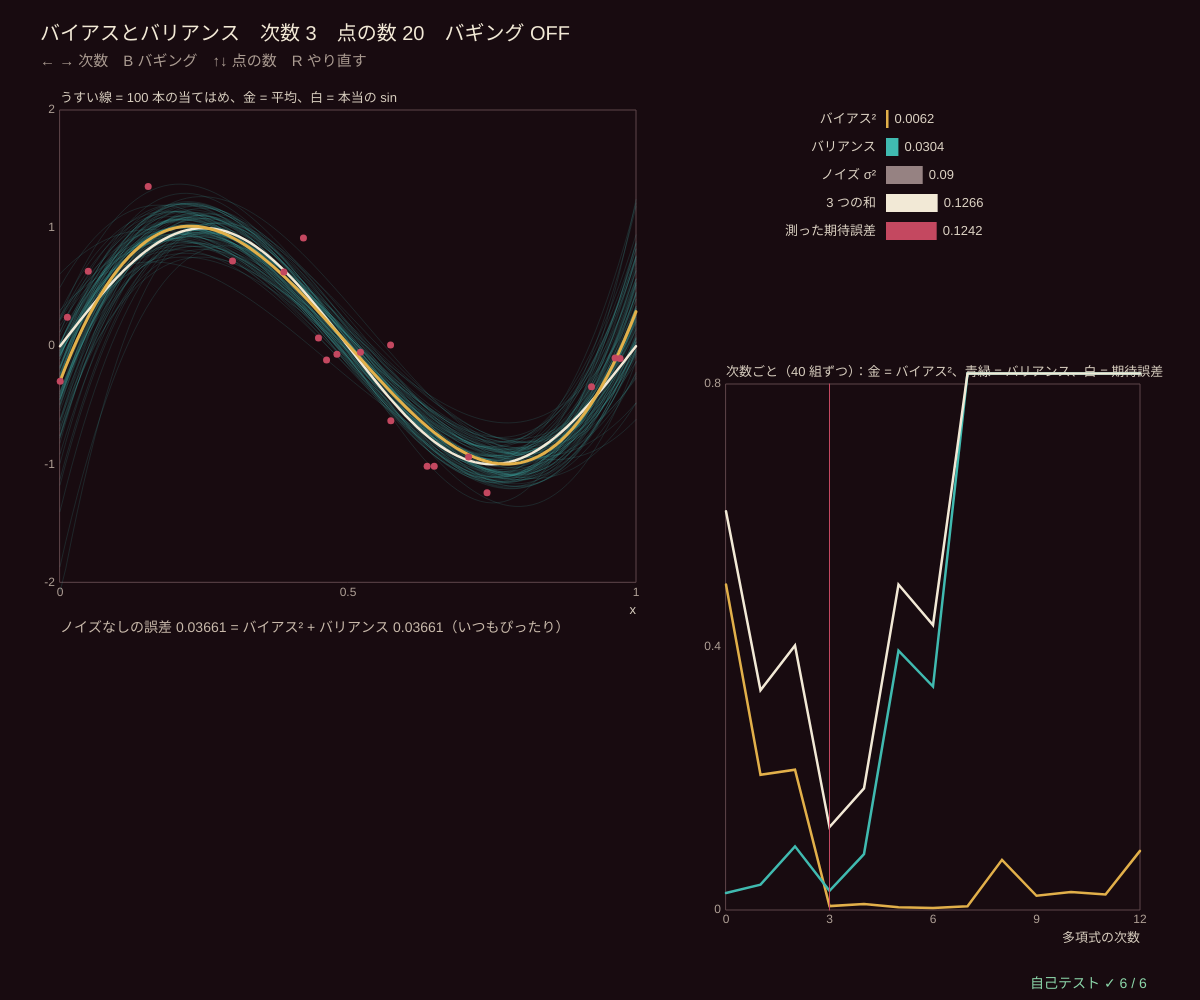
Frame 1 (no input)
Frame 60 (no input): identical to frame 1, image omitted
Frame 120 (the mouse pressed at the canvas centre since frame 60): identical to frame 1, image omitted

The p5.js sketch that drew this single still picture (run headless with seeded random() and noise() and a simulated clock; from frame 60 on, the mouse is pressed at the canvas centre):

// p5.js sketch
// ── sketch.js
// ============================================
// 02 バイアスとバリアンス ─ sin の曲線 + ノイズから訓練データを 100 回作り直し、そのたびに多項式をあてはめる
// うすい線 = 100 本の当てはめ、金 = その平均、白 = 本当の曲線。期待誤差 = バイアス² + バリアンス + ノイズ
//   バイアス² = 平均の曲線と本当の曲線のずれ、バリアンス = 100 本のばらつき、ノイズ = σ²（どんなモデルでも消せない）
//   次数が低いとバイアスが大きく、高いとバリアンスが大きい。B でバギング（ブートストラップ 25 回の平均）を重ねる
//   バギングが効くのは「不安定な」モデル（次数 11〜12）。安定なモデルではかえって悪くなることも（深い木の例は series62/08）
// ← → 多項式の次数 / B バギング / ↑↓ 点の数 / R やり直す
// ============================================

const M_SETS = 100, B_BAG = 25, NOISE_SD = 0.3, RIDGE = 1e-3;   // ★ 訓練データを作る回数、バギングの回数、ノイズ、ごく小さな正則化
let deg = 3, nPts = 20, bagOn = false, seedD = 1;             // ★ deg = 多項式の次数、nPts = 1 回の点の数
const GX = Array.from({ length: 101 }, (_, i) => i / 100);    // 誤差を測る x（0〜1 を 100 等分）
let sets = [], degStats = [], degWork = 0;
function ftrue(x) { return Math.sin(2 * Math.PI * x); }        // ★ 本当の関数

function setup() { createCanvas(windowWidth, windowHeight); textWrap(CHAR); pixelDensity(1); selfTest(); restart(); }
function restart() { sets = []; degStats = []; degWork = 0; }
// ★ 訓練データを 1 組作って当てはめる（bag = true ならバギングも）。testNoise = 誤差を測るための新しいノイズ
function makeSet(k, d, n, bag) {
  seedRng(seedD * 100003 + k * 7 + n);
  let xs = [], ys = [];
  for (let i = 0; i < n; i++) { let x = rnd(); xs.push(x); ys.push(ftrue(x) + NOISE_SD * rndGauss()); }
  let f = polyFit(xs, ys, d, RIDGE), s = { xs, ys, fit: GX.map((x) => polyEval(f, x)), testNoise: GX.map(() => NOISE_SD * rndGauss()), bag: null };
  if (bag) {
    s.bag = GX.map(() => 0);
    for (let b = 0; b < B_BAG; b++) {
      let bx = [], by = [];
      for (let i = 0; i < n; i++) { let j = Math.floor(rnd() * n); bx.push(xs[j]); by.push(ys[j]); }
      let g = polyFit(bx, by, d, RIDGE); GX.forEach((x, q) => (s.bag[q] += polyEval(g, x) / B_BAG));
    }
  }
  return s;
}
// ★ バイアス²・バリアンス・期待誤差（F = 当てはめの列、それぞれ GX の上の値）
function bvStats(F, noiseArr) {
  let M = F.length, mean = GX.map((_, q) => { let s = 0; for (let f of F) s += f[q]; return s / M; }), b2 = 0, v = 0, mse = 0, mseNF = 0;
  GX.forEach((x, q) => { b2 += (mean[q] - ftrue(x)) ** 2; for (let m = 0; m < M; m++) { v += (F[m][q] - mean[q]) ** 2; mseNF += (F[m][q] - ftrue(x)) ** 2; if (noiseArr) mse += (F[m][q] - ftrue(x) - noiseArr[m][q]) ** 2; } });
  let G = GX.length; return { mean, b2: b2 / G, v: v / (G * M), mseNF: mseNF / (G * M), mse: mse / (G * M) };
}

function draw() {
  background(...BG_COL);
  let t0 = performance.now();               // 1 フレームに 6 ミリ秒だけ計算（画面は止まらない）
  while (sets.length < M_SETS && performance.now() - t0 < 6) sets.push(makeSet(sets.length, deg, nPts, bagOn));
  while (sets.length >= M_SETS && degWork <= 12 && performance.now() - t0 < 6) {   // 次数ごとの比較（裏で 40 組ずつ）
    let F = [], nz = []; for (let k = 0; k < 40; k++) { let s = makeSet(k, degWork, nPts, false); F.push(s.fit); nz.push(s.testNoise); }
    degStats[degWork] = bvStats(F, nz); degWork++;
  }
  let st = sets.length ? bvStats(sets.map((s) => s.fit), sets.map((s) => s.testNoise)) : null;
  let sb = bagOn && sets.length && sets[0].bag ? bvStats(sets.map((s) => s.bag), sets.map((s) => s.testNoise)) : null;
  // ---- 左：当てはめの束
  let side = Math.min(height - 190, width * 0.48), g = { x: 60, y: 110, w: side, h: side * 0.82, x0: 0, x1: 1, y0: -2, y1: 2 };
  plotAxes(g, 'x', 'うすい線 = ' + sets.length + ' 本の当てはめ、金 = 平均、白 = 本当の sin' + (bagOn ? '、青緑 = バギングの平均' : ''), [0, 0.5, 1], [-2, -1, 0, 1, 2]);
  strokeWeight(1); stroke(...TEAL, bagOn ? 18 : 40);
  for (let s of sets) polyline(GX.map((x, q) => [gX(g, x), gY(g, s.fit[q])]));
  if (sb) { stroke(...TEAL, 30); for (let s of sets) polyline(GX.map((x, q) => [gX(g, x), gY(g, s.bag[q])])); }
  stroke(...INK); strokeWeight(2.5); polyline(GX.map((x) => [gX(g, x), gY(g, ftrue(x))]));
  if (st) { stroke(...GOLD); strokeWeight(3); polyline(GX.map((x, q) => [gX(g, x), gY(g, st.mean[q])])); }
  if (sb) { stroke(...TEAL); strokeWeight(3); drawingContext.setLineDash([7, 5]); polyline(GX.map((x, q) => [gX(g, x), gY(g, sb.mean[q])])); drawingContext.setLineDash([]); }
  if (sets.length) { noStroke(); fill(...WINE); sets[0].xs.forEach((x, i) => circle(gX(g, x), gY(g, sets[0].ys[i]), 7)); }
  // ---- 右上：棒グラフ（バイアス² + バリアンス + ノイズ と 測った期待誤差）
  let rx = g.x + g.w + 90, rw = width - rx - 40;
  if (st) {
    let rows = [['バイアス²', st.b2, GOLD], ['バリアンス', st.v, TEAL], ['ノイズ σ²', NOISE_SD ** 2, [150, 130, 130]], ['3 つの和', st.b2 + st.v + NOISE_SD ** 2, INK], ['測った期待誤差', st.mse, WINE]];
    if (sb) rows.push(['バギング：バイアス²', sb.b2, GOLD], ['バギング：バリアンス', sb.v, TEAL], ['バギング：期待誤差', sb.mse, WINE]);
    let top = Math.max(0.5, ...rows.map((r) => r[1])), bw = (rw - 230) / top;
    rows.forEach(([nm, v, c], k) => {
      let yy = 110 + 28 * k; noStroke(); fill(...c); rect(rx + 160, yy, Math.max(1, Math.min(rw - 230, v * bw)), 18);
      fill(220, 210, 195); textSize(13); textAlign(RIGHT, CENTER); text(nm, rx + 150, yy + 9); textAlign(LEFT, CENTER); text(fmtNum(v, 4), rx + 166 + Math.min(rw - 230, v * bw), yy + 9);
    });
  }
  // ---- 右下：次数とバイアス²・バリアンス
  let g2 = { x: rx, y: 110 + 28 * 8 + 50, w: rw - 20, h: Math.max(80, height - 110 - 28 * 8 - 140), x0: 0, x1: 12, y0: 0, y1: 0.8 };
  plotAxes(g2, '多項式の次数', '次数ごと（40 組ずつ）：金 = バイアス²、青緑 = バリアンス、白 = 期待誤差', [0, 3, 6, 9, 12], [0, 0.4, 0.8]);
  let dd = degStats.map((s, d) => [d, s]);
  stroke(...GOLD); strokeWeight(2.5); polyline(dd.map(([d, s]) => [gX(g2, d), gY(g2, s.b2)]));
  stroke(...TEAL); polyline(dd.map(([d, s]) => [gX(g2, d), gY(g2, s.v)]));
  stroke(...INK); polyline(dd.map(([d, s]) => [gX(g2, d), gY(g2, s.mse)]));
  stroke(...WINE); strokeWeight(1); line(gX(g2, deg), g2.y, gX(g2, deg), g2.y + g2.h);
  // ---- 文字
  noStroke(); fill(...INK); textSize(20); textAlign(LEFT, BASELINE);
  text('バイアスとバリアンス　次数 ' + deg + '　点の数 ' + nPts + '　' + (bagOn ? 'バギング ON（' + B_BAG + ' 回の平均）' : 'バギング OFF'), 40, 40);
  fill(170, 155, 145); textSize(15); text('← → 次数　B バギング　↑↓ 点の数　R やり直す', 40, 66);
  if (st) { fill(200, 185, 170); textSize(14); text('ノイズなしの誤差 ' + fmtNum(st.mseNF, 5) + ' = バイアス² + バリアンス ' + fmtNum(st.b2 + st.v, 5) + '（いつもぴったり）', g.x, g.y + g.h + 50); }
  drawSelfTest(width - 170, height - 12);
}
function keyPressed() {
  if (key === RIGHT_ARROW) { deg = Math.min(12, deg + 1); sets = []; }
  if (key === LEFT_ARROW) { deg = Math.max(0, deg - 1); sets = []; }
  if (key === UP_ARROW) { nPts = Math.min(60, nPts + 5); restart(); }
  if (key === DOWN_ARROW) { nPts = Math.max(15, nPts - 5); restart(); }
  if (key === 'b' || key === 'B') { bagOn = !bagOn; sets = []; }
  if (key === 'r' || key === 'R') { seedD++; restart(); }
  return false;
}

// ---- 自己テスト
function selfTest() {
  selfTestResults = [];
  let F = [], nz = [];
  for (let k = 0; k < 60; k++) { let s = makeSet(k, 5, 20, false); F.push(s.fit); nz.push(s.testNoise); }
  let s5 = bvStats(F, nz);
  check('ノイズなしの誤差 = バイアス² + バリアンス（次数 5、60 組、1e-9 の恒等式）', near(s5.mseNF, s5.b2 + s5.v, 1e-9));
  check('バイアス² + バリアンス + σ² ' + fmtNum(s5.b2 + s5.v + 0.09, 4) + ' ≈ 新しいノイズで測った期待誤差 ' + fmtNum(s5.mse, 4) + '（8% 以内）', Math.abs(s5.mse / (s5.b2 + s5.v + 0.09) - 1) < 0.08);
  let Fs = [], Fb = [];
  for (let k = 0; k < 60; k++) { let s = makeSet(k, 12, 20, true); Fs.push(s.fit); Fb.push(s.bag); }
  let a = bvStats(Fs), b = bvStats(Fb);
  check('次数 12・20 点（不安定）：バギングでバリアンス ' + fmtNum(a.v, 3) + ' → ' + fmtNum(b.v, 3) + '（半分未満）', b.v < 0.5 * a.v);
  let F0 = []; for (let k = 0; k < 60; k++) F0.push(makeSet(k, 0, 20, false).fit);
  check('次数 0（定数）：バイアス² ≈ sin² の平均 ≈ 0.5（' + fmtNum(bvStats(F0).b2, 3) + '）', Math.abs(bvStats(F0).b2 - 0.495) < 0.03);
  let s0 = makeSet(3, 0, 20, false), mono = true, prev = Infinity;
  for (let d = 0; d <= 12; d++) { let f = polyFit(s0.xs, s0.ys, d, RIDGE), e = meanOf(s0.xs.map((x, i) => (polyEval(f, x) - s0.ys[i]) ** 2)); if (e > prev + 1e-3) mono = false; prev = e; }
  check('同じ訓練データなら、次数を上げるほど訓練誤差は下がる（0〜12）', mono);
  let xs = [0.1, 0.3, 0.45, 0.6, 0.8, 0.95], cub = (x) => 2 * x ** 3 - x + 0.5, fc = polyFit(xs, xs.map(cub), 3, 0);
  check('ノイズのない 3 次式は次数 3 でぴったり当たる（チェビシェフ多項式の最小 2 乗法）', [0, 0.37, 1].every((x) => near(polyEval(fc, x), cub(x), 1e-9)));
  reportSelfTest();
}

// ---------- やってみよう ----------
// 1. ← → で次数を 0 から 12 まで動かそう。うすい線の束が「細くずれている」→「太くまとまって合っている」→「暴れる」
// 2. 右下のグラフで期待誤差（白）がいちばん小さい次数は？ ↑↓ で点の数を増やすと、その次数はどう変わる？
// 3. 次数 12 で B を押そう。バギングの平均（青緑の点線）はおとなしくなる。次数 6 だと？（バリアンスが増えることも）
// 4. NOISE_SD を 0 にすると、ノイズの棒は消える。バイアスとバリアンスは？
// 5. 03 で「平均してもばらつきが消えないとき」を調べる。バギングの木どうしは似ている（相関がある）

// ==================================================
// ここから下は「アンサンブル学習の道具」（中身は読まなくても OK。消さないでね）
// ==================================================
// ---- 小さな道具：はさむ・合計・平均・いちばん大きい番号・数の表示
function clampv(v, a, b) { return v < a ? a : v > b ? b : v !== v ? a : v; }     // NaN なら a に戻す
function sumArr(a) { let s = 0; for (let v of a) s += v; return s; }
function meanOf(a) { return a.length ? sumArr(a) / a.length : 0; }
function varOf(a) { let m = meanOf(a), s = 0; for (let v of a) s += (v - m) * (v - m); return a.length ? s / a.length : 0; }   // ÷n の分散
function argMaxArr(a) { let b = 0; for (let i = 1; i < a.length; i++) if (a[i] > a[b]) b = i; return b; }   // 同点なら小さい番号
function sigm(z) { return 1 / (1 + Math.exp(-clampv(z, -40, 40))); }
function fmtNum(v, d) { if (typeof v !== 'number' || !isFinite(v)) return '?'; let s = (+v.toFixed(d === undefined ? 2 : d)).toString(); return s === '-0' ? '0' : s; }
function pctStr(v) { return fmtNum(100 * v, 1) + '%'; }
// ---- 種つきの乱数（同じ種なら毎回同じ列）
let rngState = 1;
function seedRng(s) { rngState = (s >>> 0) || 1; }
function rnd() {                       // 0〜1 の一様乱数（mulberry32）
  rngState = (rngState + 0x6d2b79f5) >>> 0;
  let t = rngState;
  t = Math.imul(t ^ (t >>> 15), t | 1);
  t ^= t + Math.imul(t ^ (t >>> 7), t | 61);
  return ((t ^ (t >>> 14)) >>> 0) / 4294967296;
}
function rndInt(a, b) { return a + Math.floor(rnd() * (b - a + 1)); }
function rndGauss() { let u = Math.max(1e-12, rnd()), v = rnd(); return Math.sqrt(-2 * Math.log(u)) * Math.cos(2 * Math.PI * v); }   // 標準正規分布
function shuffleArr(a) { for (let i = a.length - 1; i > 0; i--) { let j = Math.floor(rnd() * (i + 1)); [a[i], a[j]] = [a[j], a[i]]; } return a; }
// ---- 連立 1 次方程式 A w = b（部分ピボットつきのガウスの消去法）。ridge = 対角に足す小さな数（解けないのを防ぐ）
function solveLin(A, b, ridge) {
  let n = b.length, M = A.map((r, i) => r.slice().concat([b[i]]));
  for (let i = 0; i < n; i++) M[i][i] += ridge || 0;
  for (let c = 0; c < n; c++) {
    let p = c; for (let r = c + 1; r < n; r++) if (Math.abs(M[r][c]) > Math.abs(M[p][c])) p = r;
    if (Math.abs(M[p][c]) < 1e-14) continue;
    [M[c], M[p]] = [M[p], M[c]];
    for (let r = 0; r < n; r++) if (r !== c) { let f = M[r][c] / M[c][c]; if (f !== 0) for (let k = c; k <= n; k++) M[r][k] -= f * M[c][k]; }
  }
  return M.map((r, i) => (Math.abs(r[i]) < 1e-14 ? 0 : r[n] / r[i]));
}
// ---- 多項式の最小 2 乗法。x ∈ [0, 1] を [−1, 1] に直し、チェビシェフ多項式 T0, T1, … を特徴量にする（次数が高くても計算が安定）
function chebFeat(x, deg) { let t = 2 * x - 1, f = [1]; if (deg >= 1) f.push(t); for (let k = 2; k <= deg; k++) f.push(2 * t * f[k - 1] - f[k - 2]); return f; }
function polyFit(xs, ys, deg, ridge) {   // (ΦᵀΦ + λI) c = Φᵀy
  let d = deg + 1, A = Array.from({ length: d }, () => new Array(d).fill(0)), b = new Array(d).fill(0);
  for (let i = 0; i < xs.length; i++) { let f = chebFeat(xs[i], deg); for (let p = 0; p < d; p++) { b[p] += f[p] * ys[i]; for (let q = 0; q < d; q++) A[p][q] += f[p] * f[q]; } }
  return { deg, c: solveLin(A, b, ridge === undefined ? 1e-9 : ridge) };
}
function polyEval(m, x) { let f = chebFeat(x, m.deg), s = 0; for (let k = 0; k <= m.deg; k++) s += m.c[k] * f[k]; return s; }
// ---- 描く道具：色（オーケストラ：えんじ色の黒、象牙色、金管の金、弦の青緑）、領域の絵、点
const BG_COL = [24, 11, 16];                                     // 背景（えんじ色の黒）
const INK = [242, 233, 214], GOLD = [226, 176, 74], TEAL = [64, 186, 176], WINE = [196, 72, 96];
const CLS_COL = [[226, 170, 70], [60, 182, 176]];                // ★ クラス 0（金）・クラス 1（青緑）の色
function probCol(p, k) {             // クラス 1 の確率 → 背景と混ぜた色（k = 濃さ）
  let c = [], a = clampv(k === undefined ? 0.55 : k, 0, 1) * Math.abs(2 * p - 1) + 0.12;
  for (let q = 0; q < 3; q++) c.push(BG_COL[q] + ((p > 0.5 ? CLS_COL[1][q] : CLS_COL[0][q]) - BG_COL[q]) * a);
  return c;
}
// img の全部の画素に fn(u, v) → [r, g, b] を塗る（u は右向き、v は上向き、どちらも 0〜1）
function paintImage(img, fn) {
  img.loadPixels();
  let W = img.width, H = img.height;
  for (let py = 0; py < H; py++) for (let px = 0; px < W; px++) {
    let c = fn((px + 0.5) / W, 1 - (py + 0.5) / H), i = 4 * (px + W * py);
    img.pixels[i] = c[0]; img.pixels[i + 1] = c[1]; img.pixels[i + 2] = c[2]; img.pixels[i + 3] = 255;
  }
  img.updatePixels();
}
function toPx(bx, u, v) { return [bx.x + u * bx.w, bx.y + (1 - v) * bx.h]; }   // [0,1]² → 画面
function fromPx(bx, px, py) { return [(px - bx.x) / bx.w, 1 - (py - bx.y) / bx.h]; }
function drawPoints(bx, X, y, r) {
  stroke(10); strokeWeight(1);
  for (let i = 0; i < X.length; i++) { let p = toPx(bx, X[i][0], X[i][1]); fill(...CLS_COL[y[i]]); circle(p[0], p[1], r); }
}
function frameBox(bx, col) { noFill(); stroke(...(col || [110, 80, 85])); strokeWeight(1); rect(bx.x, bx.y, bx.w, bx.h); }
// ---- グラフの道具：g = { x, y, w, h, x0, x1, y0, y1 }
function gX(g, v) { return g.x + clampv((v - g.x0) / (g.x1 - g.x0), -0.02, 1.02) * g.w; }
function gY(g, v) { return g.y + g.h - clampv((v - g.y0) / (g.y1 - g.y0), -0.02, 1.02) * g.h; }
function plotAxes(g, xl, yl, xt, yt) {
  stroke(95, 70, 75); strokeWeight(1); noFill(); rect(g.x, g.y, g.w, g.h);
  noStroke(); fill(175, 160, 150); textSize(12); textAlign(CENTER, TOP);
  for (let v of xt) text(+v.toPrecision(3), gX(g, v), g.y + g.h + 4);
  textAlign(RIGHT, CENTER);
  for (let v of yt) text(+v.toPrecision(3), g.x - 5, gY(g, v));
  textAlign(LEFT, BASELINE); fill(215, 205, 190); textSize(13);
  text(xl, g.x + g.w - textWidth(xl), g.y + g.h + 32); text(yl, g.x, g.y - 8);
}
function polyline(pts) {               // 点が 2 つ以上あるときだけ折れ線を描く（空の beginShape を作らない）
  if (pts.length < 2) return;
  noFill(); beginShape(); for (let p of pts) vertex(p[0], p[1]); endShape();
}
function legend(x, y, items) {         // items = [[色, 名前], …]
  textSize(13); textAlign(LEFT, CENTER); noStroke();
  items.forEach(([c, s], k) => { fill(...c); rect(x, y + 20 * k - 5, 14, 10, 2); fill(220, 210, 195); text(s, x + 22, y + 20 * k); });
}
// ---- 自己テストの道具
let selfTestResults = [];
function check(name, cond) { selfTestResults.push({ name, ok: !!cond }); }
function near(a, b, tol) { return a !== null && a !== undefined && isFinite(a) && Math.abs(a - b) <= (tol === undefined ? 1e-9 : tol); }
function noNaN(v) { return Array.isArray(v) || ArrayBuffer.isView(v) ? Array.from(v).every(noNaN) : !(typeof v === 'number' && !isFinite(v)); }
function reportSelfTest() { for (let r of selfTestResults) (r.ok ? console.log : console.error)((r.ok ? '✓ ' : '✗ ') + r.name); }
function selfTestLine() { let n = selfTestResults.filter((r) => r.ok).length; return '自己テスト ' + (n === selfTestResults.length ? '✓ ' : '✗ ') + n + ' / ' + selfTestResults.length; }
function drawSelfTest(x, y) { noStroke(); fill(selfTestResults.every((r) => r.ok) ? color(140, 215, 170) : color(255, 90, 110)); textSize(14); textAlign(LEFT, BASELINE); text(selfTestLine(), x, y); }
